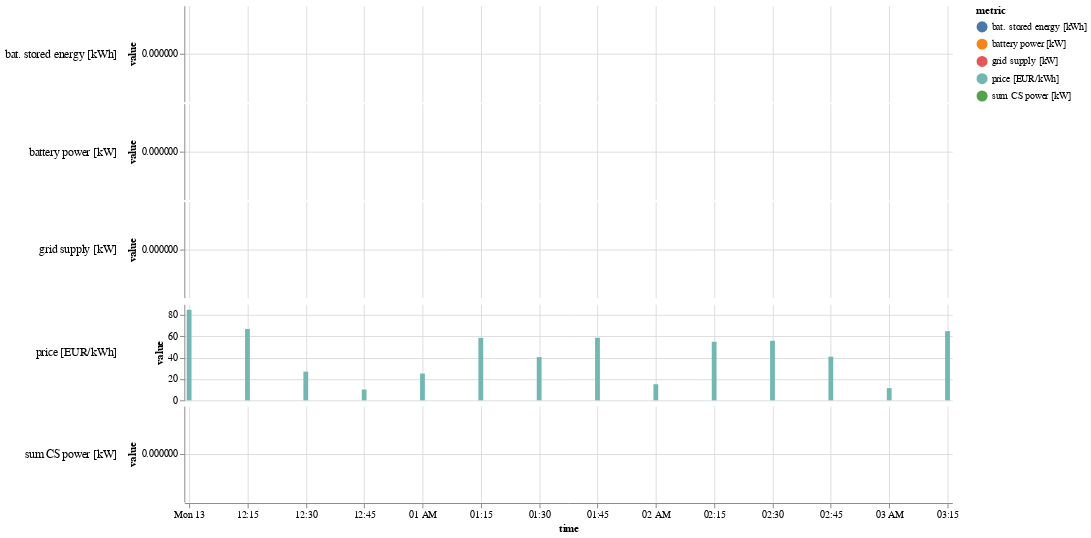

Source (notebook cell):
### Code cell
import pandas as pd
import altair as alt
import streamlit as st

# Simulating res.timeseries DataFrame with correct format
data = {
    'time': pd.date_range(start='2024-05-13 00:00:00', periods=14, freq='15T'),
    'grid supply [kW]': [-0.0, -0.0, -0.0, -0.0, -0.0, -0.0, -0.0, -0.0, -0.0, -0.0, -0.0, -0.0, -0.0, -0.0],
    'battery power [kW]': [0.0, 0.0, 0.0, 0.0, 0.0, 0.0, 0.0, 0.0, 0.0, 0.0, 0.0, 0.0, 0.0, 0.0],
    'bat. stored energy [kWh]': [0.0, 0.0, 0.0, 0.0, 0.0, 0.0, 0.0, 0.0, 0.0, 0.0, 0.0, 0.0, 0.0, 0.0],
    'sum CS power [kW]': [0, 0, 0, 0, 0, 0, 0, 0, 0, 0, 0, 0, 0, 0],
    'price [EUR/kWh]': [84.9, 66.95, 26.89, 10.1, 25.1, 58.58, 40.53, 58.66, 15.09, 54.94, 55.83, 40.93, 11.41, 64.91]
}

# Create the DataFrame
res = pd.DataFrame(data)

# Ensure time column is in datetime format
res['time'] = pd.to_datetime(res['time'])

# List of metrics to plot
metrics = ['grid supply [kW]', 'battery power [kW]', 'bat. stored energy [kWh]', 'sum CS power [kW]', 'price [EUR/kWh]']

# Melt the DataFrame for easier plotting with Altair
melted_data = res.melt(id_vars=['time'], value_vars=metrics, var_name='metric', value_name='value')

# Create a selection that will be shared across the views
nearest = alt.selection(type='single', nearest=True, on='mouseover', fields=['time'], empty='none')

# Define a base chart
base = alt.Chart(melted_data).encode(
    x='time:T'
).properties(
    width=800,
    height=100
)

# Create a bar chart
bars = base.mark_bar().encode(
    y='value:Q',
    color='metric:N'
)

# Transparent selectors across the chart. This is what tells us the x-value of the cursor
selectors = base.mark_point().encode(
    opacity=alt.value(0),
).add_selection(
    nearest
)

# Draw points on the bars, and highlight based on selection
points = bars.mark_point().encode(
    opacity=alt.condition(nearest, alt.value(1), alt.value(0))
)

# Draw text labels near the points, and highlight based on selection
text = bars.mark_text(align='left', dx=5, dy=-5).encode(
    text=alt.condition(nearest, 'value:Q', alt.value(' '))
)

# Draw a rule at the location of the selection
rules = base.mark_rule(color='gray').encode(
    opacity=alt.condition(nearest, alt.value(0.8), alt.value(0)),
    size=alt.value(2)
)

# Combine the layers and facet by metric
layered_chart = alt.layer(
    bars, selectors, points, rules, text
).facet(
    row=alt.Row('metric:N', title=None, header=alt.Header(labels=True, labelAngle=0, labelAlign='left', labelFontSize=12)),
    spacing=0
).resolve_scale(
    y='independent'
).configure_view(
    strokeWidth=0
)

layered_chart

### Figure 1 — Vega-Lite specification as saved in the notebook (floating-point values rounded to 4 significant figures)
{"config": {"view": {"continuousWidth": 300, "continuousHeight": 300, "strokeWidth": 0}}, "data": {"name": "data-5ea5b342844d22110ae40474f4cecd15"}, "facet": {"row": {"field": "metric", "header": {"labelAlign": "left", "labelAngle": 0, "labelFontSize": 12, "labels": true}, "title": null, "type": "nominal"}}, "spec": {"layer": [{"mark": {"type": "bar"}, "encoding": {"color": {"field": "metric", "type": "nominal"}, "x": {"field": "time", "type": "temporal"}, "y": {"field": "value", "type": "quantitative"}}}, {"mark": {"type": "point"}, "encoding": {"opacity": {"value": 0}, "x": {"field": "time", "type": "temporal"}}, "name": "view_7"}, {"mark": {"type": "point"}, "encoding": {"color": {"field": "metric", "type": "nominal"}, "opacity": {"condition": {"param": "param_7", "value": 1, "empty": false}, "value": 0}, "x": {"field": "time", "type": "temporal"}, "y": {"field": "value", "type": "quantitative"}}}, {"mark": {"type": "rule", "color": "gray"}, "encoding": {"opacity": {"condition": {"param": "param_7", "value": 0.8, "empty": false}, "value": 0}, "size": {"value": 2}, "x": {"field": "time", "type": "temporal"}}}, {"mark": {"type": "text", "align": "left", "dx": 5, "dy": -5}, "encoding": {"color": {"field": "metric", "type": "nominal"}, "text": {"condition": {"param": "param_7", "empty": false, "field": "value", "type": "quantitative"}, "value": " "}, "x": {"field": "time", "type": "temporal"}, "y": {"field": "value", "type": "quantitative"}}}], "height": 100, "width": 800}, "params": [{"name": "param_7", "select": {"type": "point", "fields": ["time"], "nearest": true, "on": "mouseover"}, "views": ["view_7"]}], "resolve": {"scale": {"y": "independent"}}, "spacing": 0, "$schema": "https://vega.github.io/schema/vega-lite/v5.17.0.json", "datasets": {"data-5ea5b342844d22110ae40474f4cecd15": [{"time": "2024-05-13T00:00:00", "metric": "grid supply [kW]", "value": -0.0}, {"time": "2024-05-13T00:15:00", "metric": "grid supply [kW]", "value": -0.0}, {"time": "2024-05-13T00:30:00", "metric": "grid supply [kW]", "value": -0.0}, {"time": "2024-05-13T00:45:00", "metric": "grid supply [kW]", "value": -0.0}, {"time": "2024-05-13T01:00:00", "metric": "grid supply [kW]", "value": -0.0}, {"time": "2024-05-13T01:15:00", "metric": "grid supply [kW]", "value": -0.0}, {"time": "2024-05-13T01:30:00", "metric": "grid supply [kW]", "value": -0.0}, {"time": "2024-05-13T01:45:00", "metric": "grid supply [kW]", "value": -0.0}, {"time": "2024-05-13T02:00:00", "metric": "grid supply [kW]", "value": -0.0}, {"time": "2024-05-13T02:15:00", "metric": "grid supply [kW]", "value": -0.0}, {"time": "2024-05-13T02:30:00", "metric": "grid supply [kW]", "value": -0.0}, {"time": "2024-05-13T02:45:00", "metric": "grid supply [kW]", "value": -0.0}, {"time": "2024-05-13T03:00:00", "metric": "grid supply [kW]", "value": -0.0}, {"time": "2024-05-13T03:15:00", "metric": "grid supply [kW]", "value": -0.0}, {"time": "2024-05-13T00:00:00", "metric": "battery power [kW]", "value": 0.0}, {"time": "2024-05-13T00:15:00", "metric": "battery power [kW]", "value": 0.0}, {"time": "2024-05-13T00:30:00", "metric": "battery power [kW]", "value": 0.0}, {"time": "2024-05-13T00:45:00", "metric": "battery power [kW]", "value": 0.0}, {"time": "2024-05-13T01:00:00", "metric": "battery power [kW]", "value": 0.0}, {"time": "2024-05-13T01:15:00", "metric": "battery power [kW]", "value": 0.0}, {"time": "2024-05-13T01:30:00", "metric": "battery power [kW]", "value": 0.0}, {"time": "2024-05-13T01:45:00", "metric": "battery power [kW]", "value": 0.0}, {"time": "2024-05-13T02:00:00", "metric": "battery power [kW]", "value": 0.0}, {"time": "2024-05-13T02:15:00", "metric": "battery power [kW]", "value": 0.0}, {"time": "2024-05-13T02:30:00", "metric": "battery power [kW]", "value": 0.0}, {"time": "2024-05-13T02:45:00", "metric": "battery power [kW]", "value": 0.0}, {"time": "2024-05-13T03:00:00", "metric": "battery power [kW]", "value": 0.0}, {"time": "2024-05-13T03:15:00", "metric": "battery power [kW]", "value": 0.0}, {"time": "2024-05-13T00:00:00", "metric": "bat. stored energy [kWh]", "value": 0.0}, {"time": "2024-05-13T00:15:00", "metric": "bat. stored energy [kWh]", "value": 0.0}, {"time": "2024-05-13T00:30:00", "metric": "bat. stored energy [kWh]", "value": 0.0}, {"time": "2024-05-13T00:45:00", "metric": "bat. stored energy [kWh]", "value": 0.0}, {"time": "2024-05-13T01:00:00", "metric": "bat. stored energy [kWh]", "value": 0.0}, {"time": "2024-05-13T01:15:00", "metric": "bat. stored energy [kWh]", "value": 0.0}, {"time": "2024-05-13T01:30:00", "metric": "bat. stored energy [kWh]", "value": 0.0}, {"time": "2024-05-13T01:45:00", "metric": "bat. stored energy [kWh]", "value": 0.0}, {"time": "2024-05-13T02:00:00", "metric": "bat. stored energy [kWh]", "value": 0.0}, {"time": "2024-05-13T02:15:00", "metric": "bat. stored energy [kWh]", "value": 0.0}, {"time": "2024-05-13T02:30:00", "metric": "bat. stored energy [kWh]", "value": 0.0}, {"time": "2024-05-13T02:45:00", "metric": "bat. stored energy [kWh]", "value": 0.0}, {"time": "2024-05-13T03:00:00", "metric": "bat. stored energy [kWh]", "value": 0.0}, {"time": "2024-05-13T03:15:00", "metric": "bat. stored energy [kWh]", "value": 0.0}, {"time": "2024-05-13T00:00:00", "metric": "sum CS power [kW]", "value": 0.0}, {"time": "2024-05-13T00:15:00", "metric": "sum CS power [kW]", "value": 0.0}, {"time": "2024-05-13T00:30:00", "metric": "sum CS power [kW]", "value": 0.0}, {"time": "2024-05-13T00:45:00", "metric": "sum CS power [kW]", "value": 0.0}, {"time": "2024-05-13T01:00:00", "metric": "sum CS power [kW]", "value": 0.0}, {"time": "2024-05-13T01:15:00", "metric": "sum CS power [kW]", "value": 0.0}, {"time": "2024-05-13T01:30:00", "metric": "sum CS power [kW]", "value": 0.0}, {"time": "2024-05-13T01:45:00", "metric": "sum CS power [kW]", "value": 0.0}, {"time": "2024-05-13T02:00:00", "metric": "sum CS power [kW]", "value": 0.0}, {"time": "2024-05-13T02:15:00", "metric": "sum CS power [kW]", "value": 0.0}, {"time": "2024-05-13T02:30:00", "metric": "sum CS power [kW]", "value": 0.0}, {"time": "2024-05-13T02:45:00", "metric": "sum CS power [kW]", "value": 0.0}, {"time": "2024-05-13T03:00:00", "metric": "sum CS power [kW]", "value": 0.0}, {"time": "2024-05-13T03:15:00", "metric": "sum CS power [kW]", "value": 0.0}, {"time": "2024-05-13T00:00:00", "metric": "price [EUR/kWh]", "value": 84.9}, {"time": "2024-05-13T00:15:00", "metric": "price [EUR/kWh]", "value": 66.95}, {"time": "2024-05-13T00:30:00", "metric": "price [EUR/kWh]", "value": 26.89}, {"time": "2024-05-13T00:45:00", "metric": "price [EUR/kWh]", "value": 10.1}, {"time": "2024-05-13T01:00:00", "metric": "price [EUR/kWh]", "value": 25.1}, {"time": "2024-05-13T01:15:00", "metric": "price [EUR/kWh]", "value": 58.58}, {"time": "2024-05-13T01:30:00", "metric": "price [EUR/kWh]", "value": 40.53}, {"time": "2024-05-13T01:45:00", "metric": "price [EUR/kWh]", "value": 58.66}, {"time": "2024-05-13T02:00:00", "metric": "price [EUR/kWh]", "value": 15.09}, {"time": "2024-05-13T02:15:00", "metric": "price [EUR/kWh]", "value": 54.94}, {"time": "2024-05-13T02:30:00", "metric": "price [EUR/kWh]", "value": 55.83}, {"time": "2024-05-13T02:45:00", "metric": "price [EUR/kWh]", "value": 40.93}, {"time": "2024-05-13T03:00:00", "metric": "price [EUR/kWh]", "value": 11.41}, {"time": "2024-05-13T03:15:00", "metric": "price [EUR/kWh]", "value": 64.91}]}}
